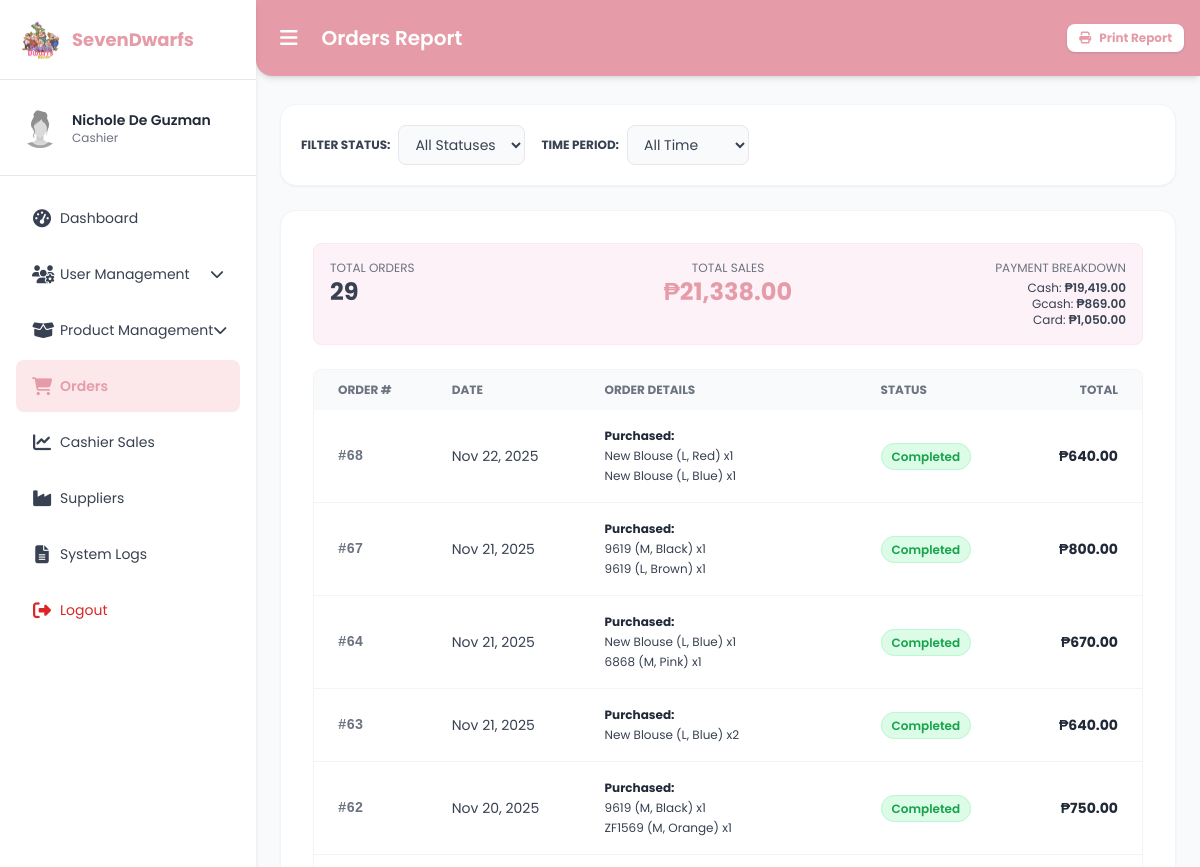
Page /orders.php (signed in, upper part) on the earlier database version.
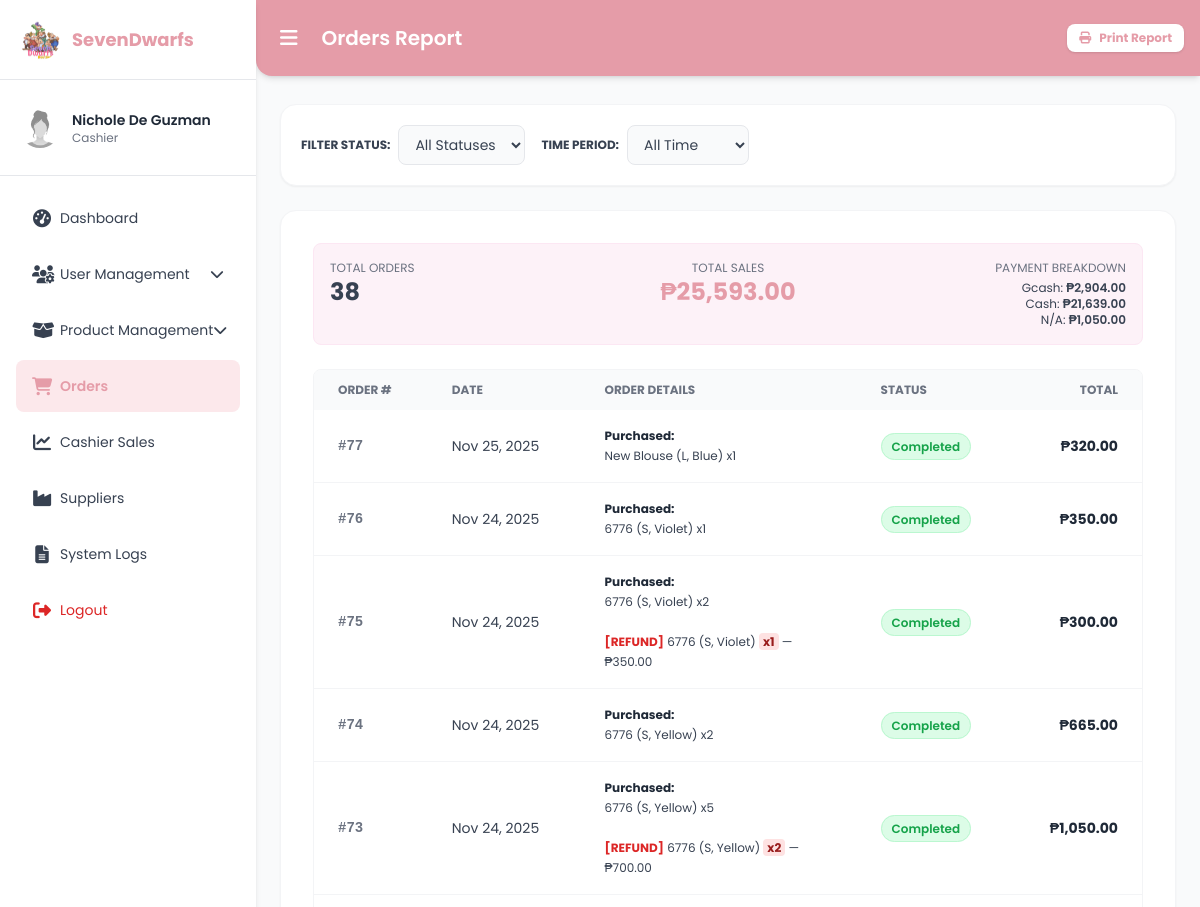
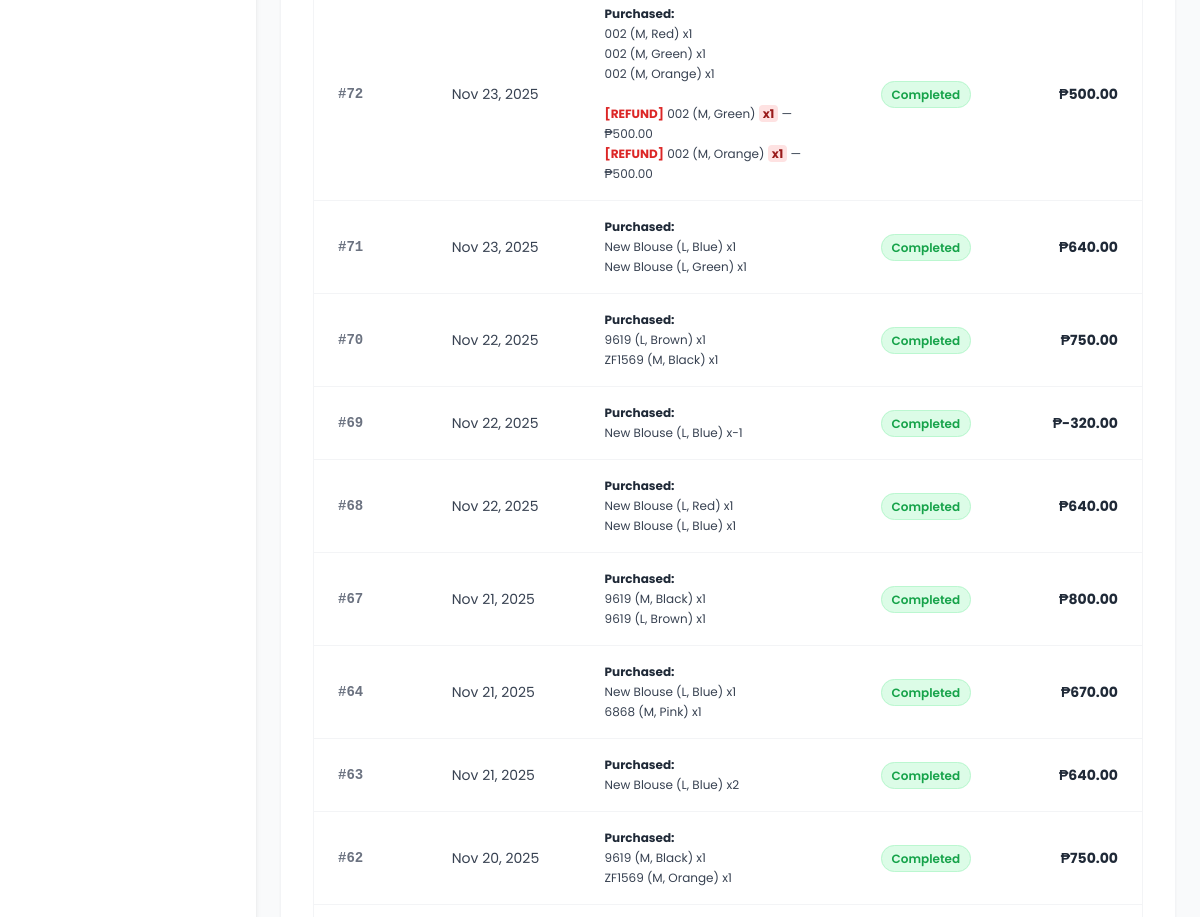
Same page on the later database version (2 pictures, top to bottom).
### tables this page shows
CREATE TABLE `orders` (
  `order_id` int(11) NOT NULL,
  `admin_id` int(10) UNSIGNED DEFAULT NULL,
  `customer_id` int(11) DEFAULT NULL,
  `total_amount` decimal(10,2) NOT NULL,
  `discount_amount` decimal(10,2) DEFAULT 0.00,
  `cash_given` decimal(10,2) DEFAULT NULL,
  `changes` decimal(10,2) DEFAULT 0.00,
  `order_status_id` int(11) DEFAULT NULL,
  `created_at` timestamp NOT NULL DEFAULT current_timestamp(),
  `quantity` int(11) NOT NULL DEFAULT 1,
  `payment_method_id` int(10) UNSIGNED DEFAULT NULL,
  `refund_id` int(11) DEFAULT NULL
);

### orders.php (the view, shortened to what the changed rows need)
<?php
require 'conn.php';
$conn->query("SET SESSION sql_mode=(SELECT REPLACE(@@sql_mode,'ONLY_FULL_GROUP_BY',''))");
$conn->query("SET SESSION group_concat_max_len = 100000");
$where  = ["1=1"];
$sql = "
    SELECT
    o.order_id,
    o.total_amount,
    os.order_status_name AS order_status,
    pm.payment_method_name AS payment_method,
    o.created_at,
    GROUP_CONCAT(
        DISTINCT CONCAT(
            p.product_name, ' (', COALESCE(sz.size, '-'), ', ', COALESCE(c2.color, '-'), ') x', oi.qty
        ) ORDER BY oi.id SEPARATOR '<br>'
    ) AS purchased_items,
    GROUP_CONCAT(
        DISTINCT CONCAT(
            '<span class=\"text-red-600 font-bold\">[REFUND]</span> ',
            p.product_name,
            ' (', COALESCE(sz.size, '-'), ', ', COALESCE(c2.color, '-'), ') ',
            '<span class=\"bg-red-100 text-red-800 px-1 rounded font-bold\">x',
            (SELECT FLOOR(SUM(r.refund_amount) / NULLIF(oi.price, 0)) FROM refunds r WHERE r.order_item_id = oi.id),
            '</span> — ₱',
            (SELECT FORMAT(SUM(refund_amount), 2) FROM refunds r WHERE r.order_item_id = oi.id)
        ) ORDER BY oi.id SEPARATOR '<br>'
    ) AS refunded_items
FROM orders o
LEFT JOIN order_status os ON o.order_status_id = os.order_status_id
LEFT JOIN payment_methods pm ON o.payment_method_id = pm.payment_method_id
LEFT JOIN order_items oi ON o.order_id = oi.order_id
LEFT JOIN stock s ON oi.stock_id = s.stock_id
LEFT JOIN products p ON s.product_id = p.product_id
LEFT JOIN sizes sz ON s.size_id = sz.size_id
LEFT JOIN colors c2 ON s.color_id = c2.color_id
LEFT JOIN refunds rf ON oi.id = rf.order_item_id
WHERE " . implode(" AND ", $where) . "
GROUP BY o.order_id
ORDER BY o.created_at DESC
";
$stmt = $conn->prepare($sql);
$stmt->execute();
$result = $stmt->get_result();
$orders = $result->fetch_all(MYSQLI_ASSOC);
$total_sales = 0;
$total_orders = count($orders);
$payment_counts = [];
foreach ($orders as $order) {
    $total_sales += $order['total_amount'];
    $pm = $order['payment_method'] ?? 'N/A';
    if (!isset($payment_counts[$pm])) $payment_counts[$pm] = 0;
    $payment_counts[$pm] += $order['total_amount'];
}
?>
<!DOCTYPE html>
<html lang="en">
<head>
  <script src="https://cdn.tailwindcss.com"></script>
  <link href="https://cdnjs.cloudflare.com/ajax/libs/font-awesome/6.4.0/css/all.min.css" rel="stylesheet" />
</head>
<body class="text-sm animate-fade-in">
<div class="flex min-h-screen"
     x-data="{
        sidebarOpen: localStorage.getItem('sidebarOpen') === 'false' ? false : true,
        userMenu: false,
        productMenu: false
     }"
     x-init="$watch('sidebarOpen', val => localStorage.setItem('sidebarOpen', val))">
  <aside
    class="bg-white shadow-md fixed top-0 left-0 h-screen z-30 transition-all duration-300 ease-in-out no-scrollbar overflow-y-auto overflow-x-hidden"
    :class="sidebarOpen ? 'w-64' : 'w-20'"
  >
    <div class="p-5 border-b flex items-center h-20 transition-all duration-300" :class="sidebarOpen ? 'space-x-3' : 'justify-center pl-0'">
        <h2 class="text-lg font-bold text-[var(--rose)] whitespace-nowrap overflow-hidden transition-all duration-300"
            x-show="sidebarOpen" x-transition.opacity>SevenDwarfs</h2>
    </div>
  </aside>
  <main class="flex-1 flex flex-col pt-20 bg-gray-50 transition-all duration-300 ease-in-out"
        :class="sidebarOpen ? 'ml-64' : 'ml-20'">
    <header class="bg-[var(--rose)] text-white p-4 flex justify-between items-center shadow-md rounded-bl-2xl fixed top-0 right-0 z-20 transition-all duration-300 ease-in-out"
            :class="sidebarOpen ? 'left-64' : 'left-20'">
      <div class="flex items-center gap-4">
          <h1 class="text-xl font-semibold">Orders Report</h1>
      </div>
    </header>
    <section class="p-6 space-y-6">
        <div class="bg-white p-8 rounded-2xl shadow-sm border border-gray-100">
          <div class="grid grid-cols-1 md:grid-cols-3 gap-4 mb-6 p-4 bg-pink-50 rounded-lg border border-pink-100 summary-box">
            <div class="text-center md:text-left summary-item">
                <p class="text-gray-500 text-xs uppercase">Total Orders</p>
                <p class="text-2xl font-bold"><?= number_format($total_orders) ?></p>
            </div>
            <div class="text-center summary-item">
                <p class="text-gray-500 text-xs uppercase">Total Sales</p>
                <p class="text-2xl font-bold text-[var(--rose)]">₱<?= number_format($total_sales, 2) ?></p>
            </div>
            <div class="text-center md:text-right summary-item">
                <div class="text-xs mt-1">
                    <?php foreach($payment_counts as $method => $amount): ?>
                        <div><?= htmlspecialchars($method) ?>: <span class="font-semibold">₱<?= number_format($amount, 2) ?></span></div>
                    <?php endforeach; ?>
                </div>
            </div>
          </div>
          <div class="overflow-x-auto rounded-lg border border-gray-100">
            <table class="min-w-full text-left text-sm text-gray-600">
              <thead class="bg-gray-50 text-gray-500 uppercase font-bold text-xs">
                <tr>
                  <th class="px-6 py-3 text-left">Order #</th>
                  <th class="px-6 py-3 text-left">Date</th>
                  <th class="px-6 py-3 text-left w-1/3">Order Details</th>
                  <th class="px-6 py-3 text-left">Status</th>
                  <th class="px-6 py-3 text-right">Total</th>
                </tr>
              </thead>
              <tbody class="divide-y divide-gray-100 text-gray-700">
              <?php if (!empty($orders)): ?>
                <?php foreach ($orders as $order): ?>
                <tr class="hover:bg-gray-50 transition">
                  <td class="px-6 py-4 font-mono font-semibold text-gray-500">
                    #<?= $order['order_id']; ?>
                  </td>
                  <td class="px-6 py-4 whitespace-nowrap">
                    <?= date('M d, Y', strtotime($order['created_at'])); ?>
                  </td>
                  <td class="px-6 py-4 text-xs leading-5">
                    <strong class="text-gray-800">Purchased:</strong><br>
                    <?= $order['purchased_items'] ?: '<em>No items recorded</em>' ?>
                    <?php if (!empty($order['refunded_items'])): ?>
                        <br><br>
                        <?= $order['refunded_items'] ?>
                    <?php endif; ?>
                  </td>
                  <td class="px-6 py-4">
                    <span class="px-2.5 py-1 rounded-full text-xs font-semibold bg-green-100 text-green-600 border border-green-200">
                      Completed
                    </span>
                  </td>
                  <td class="px-6 py-4 text-right font-bold text-gray-800">
                    ₱<?= number_format($order['total_amount'], 2); ?>
                  </td>
                </tr>
                <?php endforeach; ?>
              <?php endif; ?>
              </tbody>
            </table>
          </div>
        </div>
    </section>
  </main>
</div>
</body>
</html>

Differences in the rows shown:
added orders: order_id "77", created_at "Nov 25, 2025", purchased_items "New Blouse (L, Blue) x1", total_amount "320.00"
added orders: order_id "76", created_at "Nov 24, 2025", purchased_items "6776 (S, Violet) x1", total_amount "350.00"
added orders: order_id "75", created_at "Nov 24, 2025", purchased_items "6776 (S, Violet) x2", refunded_items "[REFUND] 6776 (S, Violet) x1 — ₱350.00", total_amount "300.00"
added orders: order_id "74", created_at "Nov 24, 2025", purchased_items "6776 (S, Yellow) x2", total_amount "665.00"
added orders: order_id "73", created_at "Nov 24, 2025", purchased_items "6776 (S, Yellow) x5", refunded_items "[REFUND] 6776 (S, Yellow) x2 — ₱700.00", total_amount "1,050.00"
added orders: order_id "72", created_at "Nov 23, 2025", purchased_items "002 (M, Red) x1 002 (M, Green) x1 002 (M, Orange) x1", refunded_items "[REFUND] 002 (M, Green) x1 — ₱500.00 [REFUND] 002 (M, Orange) x1 — ₱500.00", total_amount "500.00"
added orders: order_id "71", created_at "Nov 23, 2025", purchased_items "New Blouse (L, Blue) x1 New Blouse (L, Green) x1", total_amount "640.00"
added orders: order_id "70", created_at "Nov 22, 2025", purchased_items "9619 (L, Brown) x1 ZF1569 (M, Black) x1", total_amount "750.00"
added orders: order_id "69", created_at "Nov 22, 2025", purchased_items "New Blouse (L, Blue) x-1", total_amount "-320.00"
Other differences:
$total_orders: "29" → "38"
$total_sales: "21,338.00" → "25,593.00"
new list line: "Gcash : ₱ 2,904.00"
new list line: "Cash : ₱ 21,639.00"
new list line: "N/A : ₱ 1,050.00"
list line gone: "Cash : ₱ 19,419.00"
list line gone: "Gcash : ₱ 869.00"
list line gone: "Card : ₱ 1,050.00"
